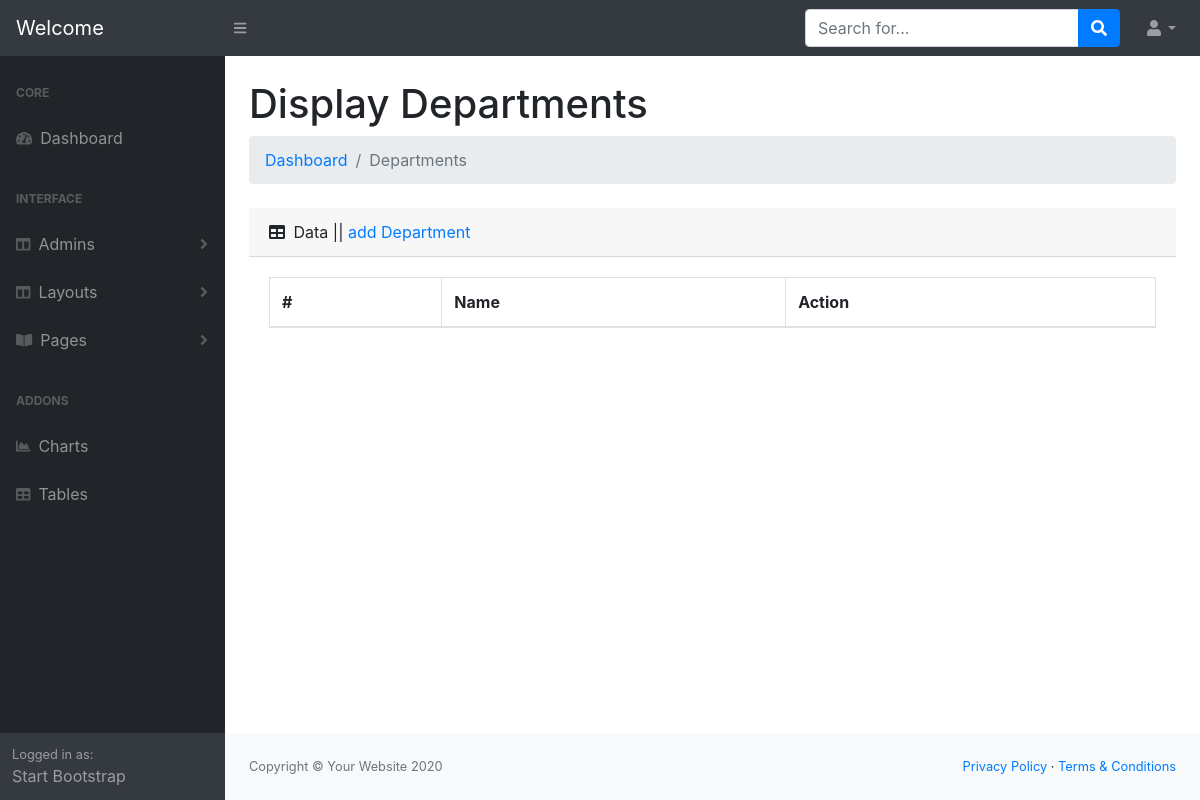
Page /dashboard/admin/adminDepartment/displayDepartment.php on the earlier database version.
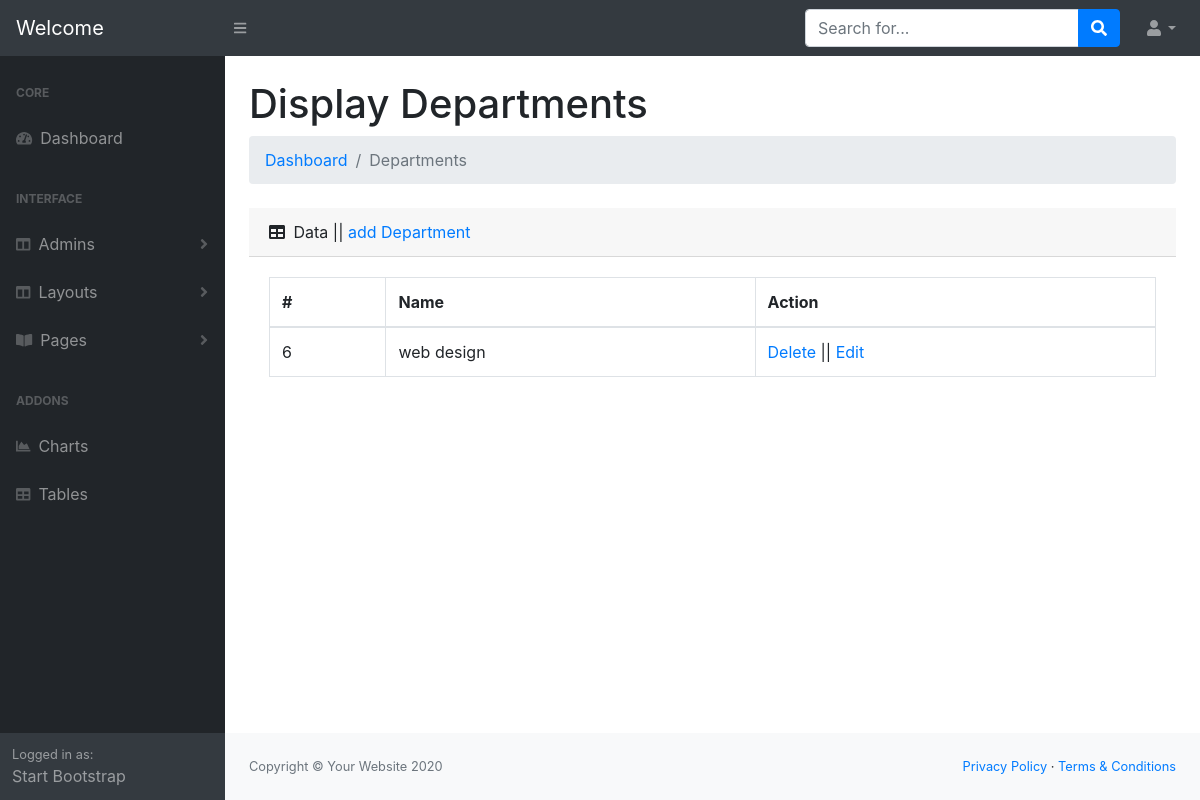
Same page on the later database version.
### tables this page shows
CREATE TABLE `department` (
  `id` int(11) NOT NULL,
  `name` char(50) NOT NULL
);

### dashboard/includes/helperFunction.php (called while the page is built, shortened)
<?php
function url($url){
   return "http://".$_SERVER['HTTP_HOST']."/portfolio/dashboard/".$url;
  }
?>

### dashboard/admin/adminDepartment/displayDepartment.php (the view)
<?php
    require '../../includes/connection.php';
    include '../../includes/helperFunction.php';
    $sql = "SELECT * FROM department";
    $op = mysqli_query($con,$sql);
?>
<?php
    include '../../includes/layout/head.php';
?>
    <body class="sb-nav-fixed">
        <?php include '../../includes/layout/nav.php'; ?>
        <div id="layoutSidenav">
        <?php include '../../includes/layout/sideNav.php'; ?>
            <div id="layoutSidenav_content">
                <main>
                    <div class="container-fluid">
                        <h1 class="mt-4">Display Departments</h1>
                        <ol class="breadcrumb mb-4">
                            <li class="breadcrumb-item"><a href="../../index.php">Dashboard</a></li>
                            <li class="breadcrumb-item active">Departments</li>
                        </ol>
                            <div class="card-header">
                                <i class="fas fa-table mr-1"></i>
                               Data || <a href="<?php   echo url('admin/adminDepartment/addDepartment.php');  ?> ">add Department</a>
                            </div>
                            <div class="card-body">
                                <div class="table-responsive">
                                    <table class="table table-bordered" id="dataTable" width="100%" cellspacing="0">
                                        <thead>
                                            <tr>
                                                <th>#</th>
                                                <th>Name</th>
                                                <th>Action</th>
                                            </tr>
                                        </thead>
                                        <tbody>
                                            <?php
                                                while($data = mysqli_fetch_assoc($op)){
                                                    ?>
                                                    <tr>
                                                        <td><?php echo $data['id'];?></td>
                                                        <td><?php echo $data['name'];?></td>
                                                        <td>
                                                            <a href ="#">Delete</a> ||
                                                            <a href ="#">Edit</a></td>
                                                    </tr>
                                                <?php }?>
                                        </tbody>
                                    </table>
                                </div>
                            </div>
                    </div>
                </main>
                <?php include '../../includes/layout/footer.php'; ?>

Differences in the rows shown:
added department: id "6", name "web design"
